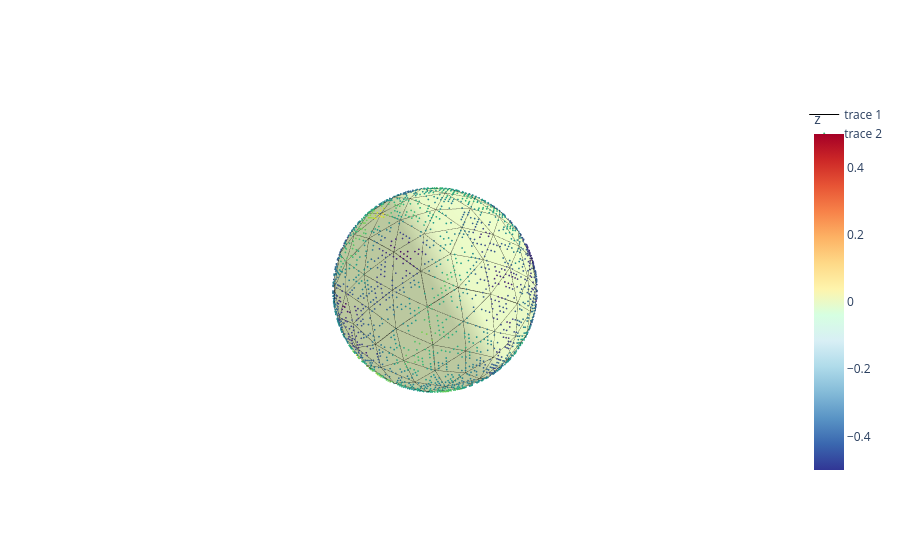

The cell this chart's notebook holds for it:
### Code cell
mesh = gl.MeshSphericalExt()
err = mesh.resetFromDb(None, None, triswitch="-r2", verbose=False)

point = gop.PointDb(dbdat, size=1, nameColor="simu", fromLongLat=True)
blank = gop.SurfaceOnMesh(mesh, opacity=1)
meshing = gop.Meshing(mesh)

fig = go.Figure(data=[blank, meshing, point])
fig.update_scenes(xaxis_visible=False, yaxis_visible=False, zaxis_visible=False)
f = fig.show()

### Figure 1 — Plotly figure (JSON) as saved in the notebook; plotly's stock layout.template omitted (floating-point values rounded to 4 significant figures; data arrays with more than 128 entries replaced by an {"elided": "..."} marker saying what was removed)
{"data": [{"color": "white", "colorbar": {"title": {"text": "z"}}, "colorscale": [[0, "#313695"], [0.07692, "#3a67af"], [0.1538, "#5994c5"], [0.2308, "#84bbd8"], [0.3077, "#afdbea"], [0.3846, "#d8eff5"], [0.4615, "#d6ffe1"], [0.5385, "#fef4ac"], [0.6154, "#fed987"], [0.6923, "#fdb264"], [0.7692, "#f78249"], [0.8462, "#e75435"], [0.9231, "#cc2727"], [1, "#a50026"]], "i": {"elided": "320 int values"}, "intensity": {"elided": "162 float values"}, "j": {"elided": "320 int values"}, "k": {"elided": "320 int values"}, "name": "y", "opacity": 1, "type": "mesh3d", "x": {"elided": "162 float values"}, "y": {"elided": "162 float values"}, "z": {"elided": "162 float values"}}, {"line": {"color": "black", "width": 1}, "mode": "lines", "type": "scatter3d", "x": {"elided": "1280 float values"}, "y": {"elided": "1280 float values"}, "z": {"elided": "1280 float values"}}, {"marker": {"color": {"elided": "4000 float values"}, "colorscale": [[0, "#440154"], [0.1111, "#482878"], [0.2222, "#3e4989"], [0.3333, "#31688e"], [0.4444, "#26828e"], [0.5556, "#1f9e89"], [0.6667, "#35b779"], [0.7778, "#6ece58"], [0.8889, "#b5de2b"], [1, "#fde725"]], "opacity": 1, "size": 1}, "mode": "markers", "type": "scatter3d", "x": {"elided": "4000 float values"}, "y": {"elided": "4000 float values"}, "z": {"elided": "4000 float values"}}], "layout": {"scene": {"xaxis": {"visible": false}, "yaxis": {"visible": false}, "zaxis": {"visible": false}}}}
